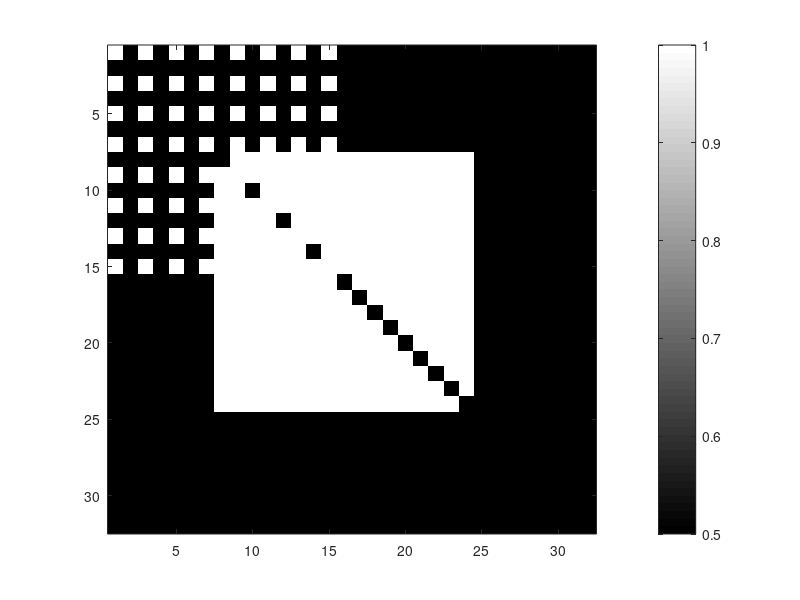
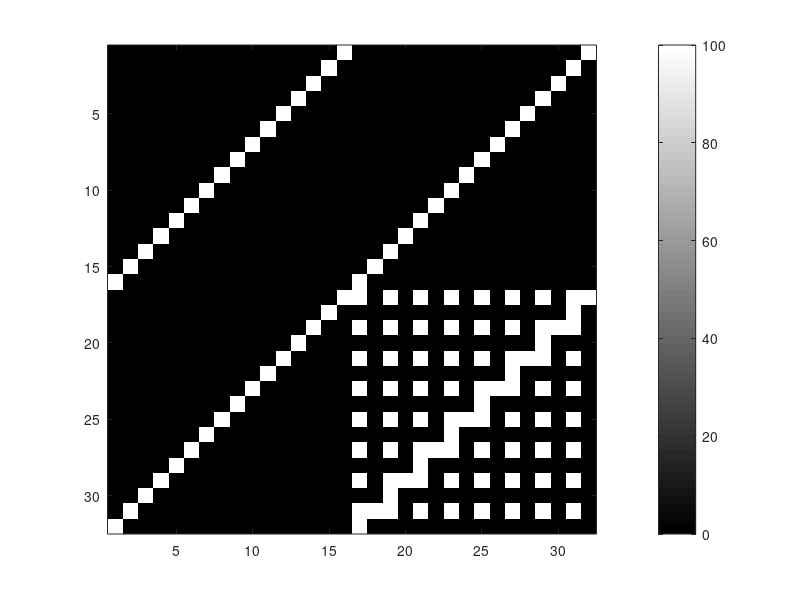
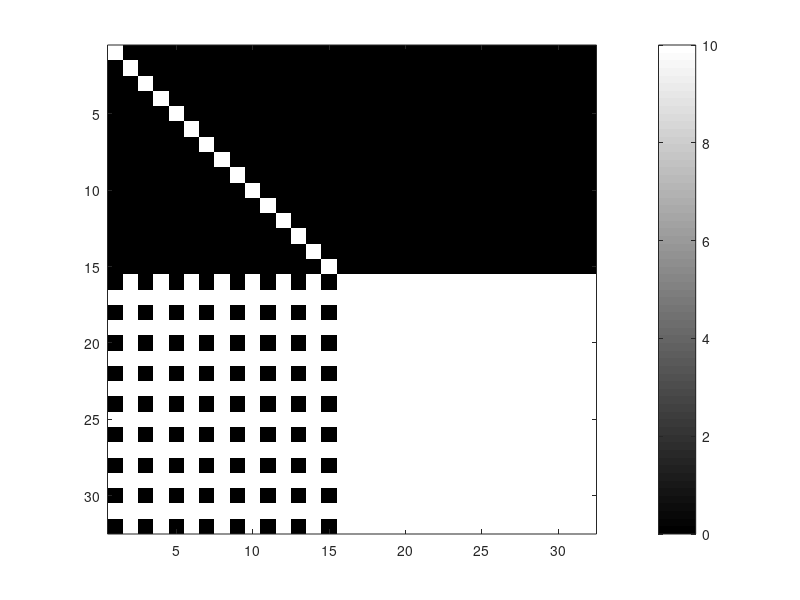
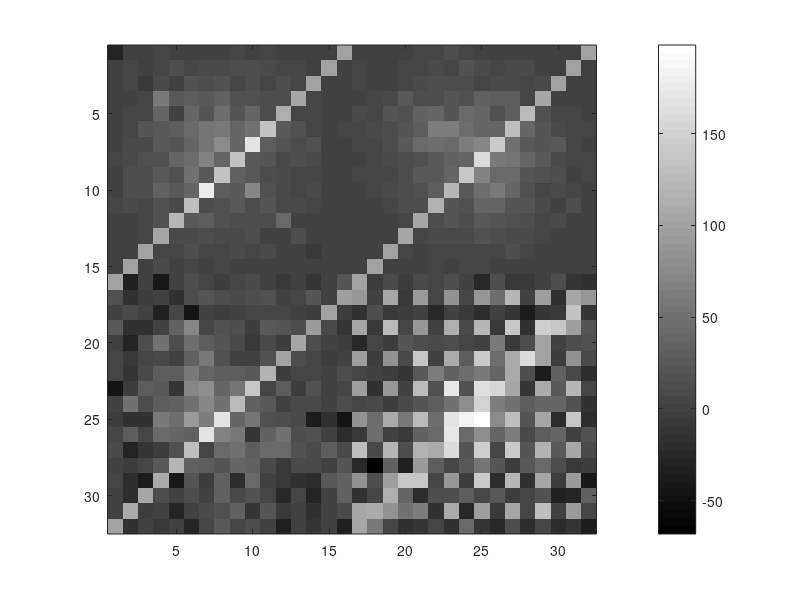

Reproduce these figures in MATLAB, in order.
clearvars
close all

% parameters
    xsize = 32;
    ysize = xsize;
    
    n_frames = 10;
    
    % camera  
        val_offset = 100; % in counts
        val_noise = 10; % in electrons
        val_epc = 0.5; % electrons per count = 1/gain
    
    % gaussian
        x0 = [xsize/4] .* [1 3];
        y0 = [xsize/4] .* [3 1];
        photons = 2000;
        sigma = 3; % in pixels
        
rng(1); % reset the random number generator for reproduceable results
    

% maps
    map_pattern_noise = zeros(xsize, ysize); % start with zeros
    map_pattern_noise(eye(size(map_pattern_noise)) == 1) = 1; % create diagonal being white
    map_pattern_noise(end/2:end,:) = 1; % % create 1/2th of area being white
    map_pattern_noise(end/2:2:end,1:2:end/2) = 0; % % create 1/4th of area being checkerboard 
    
    map_pattern_offset = zeros(xsize, ysize); % start with zeros     
    map_pattern_offset(transpose(eye(size(map_pattern_offset))) == 1) = 1; % create diagonal being white
    map_pattern_offset = repmat(map_pattern_offset(1:end/2, 1:end/2), 2, 2); %
    map_pattern_offset((end/2+1):2:end,2:2:end/2) = 1; % % create 1/4th of area being checkerboard 
    map_pattern_offset = fliplr(map_pattern_offset);
    
    map_pattern_gain = zeros(xsize, ysize); % start with zeros
    map_pattern_gain(end/4:3*end/4, end/4:3*end/4) = 1; % make white center
    map_pattern_gain(transpose(eye(size(map_pattern_gain))) == 1) = 0; % create diagonal being black
    map_pattern_gain(1:2:end/2,1:2:end/2) = 1; % % create 1/4th of area being checkerboard 

    map_offset = map_pattern_offset * val_offset;
    map_noise = map_pattern_noise * val_noise;
    map_gain = (1 + map_pattern_gain) * val_epc;
    
    % place emitters
        map_gauss = zeros(xsize, ysize); % preallocation
        for xc = x0
            for yc = y0
                for x = 1:xsize
                    for y = 1:ysize
                        map_gauss(x,y) = map_gauss(x,y) + 1/(2*pi*sigma^2) * exp(-(x-xc)^2/2/sigma^2-(y-yc)^2/2/sigma^2);
                    end % for y
                end % for x
            end % for y0
        end % for x0
        
% simulate signal
    for frame = 1
         map_signal(:,:,frame) = map_offset + 1./map_gain .* ( normrnd(0, map_noise) + poissrnd(photons*map_gauss) );
    end % for
 
% test plots
    figure
        imagesc(map_gain)
        axis image
        colormap gray
        colorbar
        
    figure
        imagesc(map_offset)
        axis image
        colormap gray
        colorbar
        
    figure
        imagesc(map_noise)
        axis image
        colormap gray
        colorbar
        
    figure
        imagesc(map_signal(:,:,frame))
        axis image
        colormap gray
        colorbar
        
        
% write files
    current_dir = cd;
    cd('/Users/diekmann/Documents')
        
    imwrite(uint16(map_signal), 'CMOS_testsignal.tif')
    
    gainmap = map_gain;
    offsetmap = map_offset;
    varmap = map_noise;
    save('CMOS_maps.mat', 'gainmap', 'offsetmap', 'varmap')
    
    %cd(current_dir)